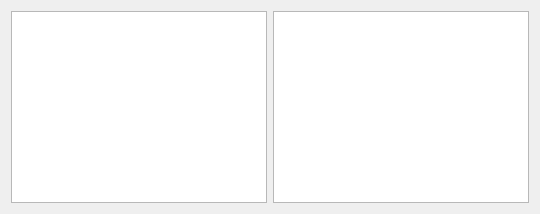
<?xml version="1.0" encoding="UTF-8"?>
<ui version="4.0">
 <class>licenseViewer</class>
 <widget class="QDialog" name="licenseViewer">
  <property name="windowTitle">
   <string>Open source licenses</string>
  </property>
  <layout class="QGridLayout" name="gridLayout">
   <item row="0" column="0">
    <widget class="QListView" name="componentSelector">
     <property name="sizePolicy">
      <sizepolicy hsizetype="Minimum" vsizetype="Expanding">
       <horstretch>0</horstretch>
       <verstretch>0</verstretch>
      </sizepolicy>
     </property>
    </widget>
   </item>
   <item row="0" column="1">
    <widget class="QPlainTextEdit" name="licenseText">
     <property name="readOnly">
      <bool>true</bool>
     </property>
    </widget>
   </item>
  </layout>
 </widget>
 <resources/>
 <connections/>
</ui>
